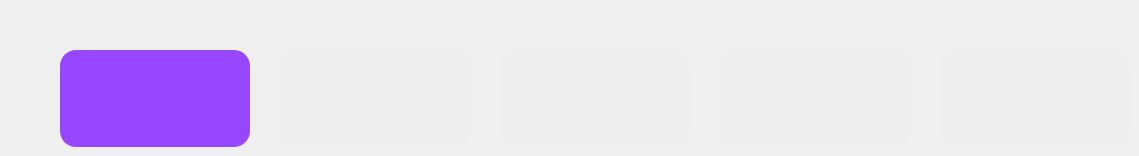
         <widget class="QWidget" name="dashboard_page">
          <widget class="QFrame" name="frame_2">
           <property name="geometry">
            <rect>
             <x>60</x>
             <y>50</y>
             <width>190</width>
             <height>97</height>
            </rect>
           </property>
           <property name="minimumSize">
            <size>
             <width>190</width>
             <height>97</height>
            </size>
           </property>
           <property name="maximumSize">
            <size>
             <width>190</width>
             <height>97</height>
            </size>
           </property>
           <property name="styleSheet">
            <string notr="true">width: 190px;
height: 97px;
flex-shrink: 0;
border-radius: 16px;
background: #9747FF;</string>
           </property>
           <property name="frameShape">
            <enum>QFrame::StyledPanel</enum>
           </property>
           <property name="frameShadow">
            <enum>QFrame::Raised</enum>
           </property>
          </widget>
          <widget class="QFrame" name="frame_3">
           <property name="geometry">
            <rect>
             <x>280</x>
             <y>50</y>
             <width>190</width>
             <height>97</height>
            </rect>
           </property>
           <property name="minimumSize">
            <size>
             <width>190</width>
             <height>97</height>
            </size>
           </property>
           <property name="maximumSize">
            <size>
             <width>190</width>
             <height>97</height>
            </size>
           </property>
           <property name="styleSheet">
            <string notr="true">width: 190px;
height: 97px;
flex-shrink: 0;
border-radius: 16px;
background: #EEE;</string>
           </property>
           <property name="frameShape">
            <enum>QFrame::StyledPanel</enum>
           </property>
           <property name="frameShadow">
            <enum>QFrame::Raised</enum>
           </property>
          </widget>
          <widget class="QFrame" name="frame_4">
           <property name="geometry">
            <rect>
             <x>500</x>
             <y>50</y>
             <width>190</width>
             <height>97</height>
            </rect>
           </property>
           <property name="minimumSize">
            <size>
             <width>190</width>
             <height>97</height>
            </size>
           </property>
           <property name="maximumSize">
            <size>
             <width>190</width>
             <height>97</height>
            </size>
           </property>
           <property name="styleSheet">
            <string notr="true">width: 190px;
height: 97px;
flex-shrink: 0;
border-radius: 16px;
background: #EEE;</string>
           </property>
           <property name="frameShape">
            <enum>QFrame::StyledPanel</enum>
           </property>
           <property name="frameShadow">
            <enum>QFrame::Raised</enum>
           </property>
          </widget>
          <widget class="QFrame" name="frame_5">
           <property name="geometry">
            <rect>
             <x>720</x>
             <y>50</y>
             <width>190</width>
             <height>97</height>
            </rect>
           </property>
           <property name="minimumSize">
            <size>
             <width>190</width>
             <height>97</height>
            </size>
           </property>
           <property name="maximumSize">
            <size>
             <width>190</width>
             <height>97</height>
            </size>
           </property>
           <property name="styleSheet">
            <string notr="true">width: 190px;
height: 97px;
flex-shrink: 0;
border-radius: 16px;
background: #EEE;</string>
           </property>
           <property name="frameShape">
            <enum>QFrame::StyledPanel</enum>
           </property>
           <property name="frameShadow">
            <enum>QFrame::Raised</enum>
           </property>
          </widget>
          <widget class="QFrame" name="frame_7">
           <property name="geometry">
            <rect>
             <x>940</x>
             <y>50</y>
             <width>190</width>
             <height>97</height>
            </rect>
           </property>
           <property name="minimumSize">
            <size>
             <width>190</width>
             <height>97</height>
            </size>
           </property>
           <property name="maximumSize">
            <size>
             <width>190</width>
             <height>97</height>
            </size>
           </property>
           <property name="styleSheet">
            <string notr="true">width: 190px;
height: 97px;
flex-shrink: 0;
border-radius: 16px;
background: #EEE;</string>
           </property>
           <property name="frameShape">
            <enum>QFrame::StyledPanel</enum>
           </property>
           <property name="frameShadow">
            <enum>QFrame::Raised</enum>
           </property>
          </widget>
         </widget>
